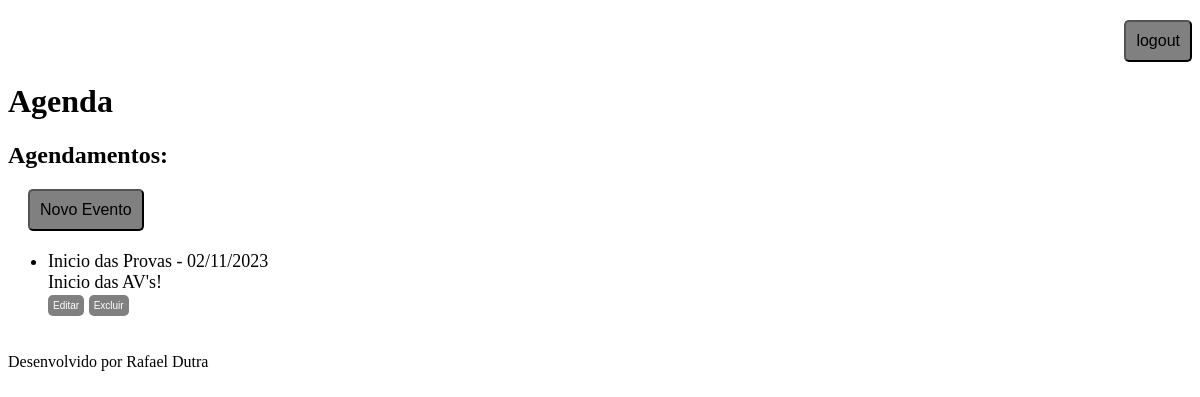
The app's page /agenda/ (signed in) with its own data.
### core/models.py (models this page shows, shortened)
class Evento(models.Model):
    titulo = models.CharField(max_length=100)
    descricao = models.TextField(blank=True, null=True)
    data_evento = models.DateField(verbose_name='Data do Evento')
    data_criacao = models.DateField(auto_now=True)
    usuario = models.ForeignKey(User, on_delete=models.CASCADE)
    class Meta:
        db_table = 'evento'
    def get_data_evento(self):
        return self.data_evento.strftime('%d/%m/%Y')

### core/views.py (the view)
# urls.py: path('agenda/', views.lista_eventos),
@login_required(login_url='/login/')
def lista_eventos(request):
    usuario = request.user
    data_atual = datetime.now() - timedelta(hours = 48)
    evento = Evento.objects.filter(
        usuario=usuario,
        data_evento__gt=data_atual)
    dados = {'eventos':evento}
    return render(request, 'agenda.html', dados)

### templates/agenda.html
{% extends "model-page.html" %}
    {% block content %}
        <h2>Agendamentos:</h2>
        <div class="button-evento">
            <button><a href="evento/">Novo Evento</a></button>
        </div>
        <ul style="font-size: 18px;">
            {% for evento in eventos %}
                <li>
                    <div {% if get_evento_atrasado %} style='color: red;' {% endif %}>
                        {{ evento.titulo }} - {{ evento.get_data_evento }}
                        <br> {{ evento.descricao }} <br>
                        <a href="evento/?id={{ evento.id }}" class="link">Editar</a>  <a href="evento/delete/{{ evento.id }}/" class="link">Excluir</a>
                    </div>
                </li><br>
            {% endfor %}
        </ul>
    {% endblock %}

### static/css/telaLogin/estilos/button.css (style rules this page uses)
.link { text-decoration: none; color: white; font-family: Arial, Helvetica, sans-serif; font-size: 10px; padding: 5px; background-color: gray; border-radius: 5px; }
a { text-decoration: none; color: black; }
button { text-decoration: none; color: black; font-family: Arial, Helvetica, sans-serif; font-size: 1em; background-color: gray; padding: 10px; border-radius: 5px; }
.button-evento { margin: 20px; }

### records on screen
Evento: titulo "Inicio das Provas", get_data_evento "02/11/2023", descricao "Inicio das AV's!"
